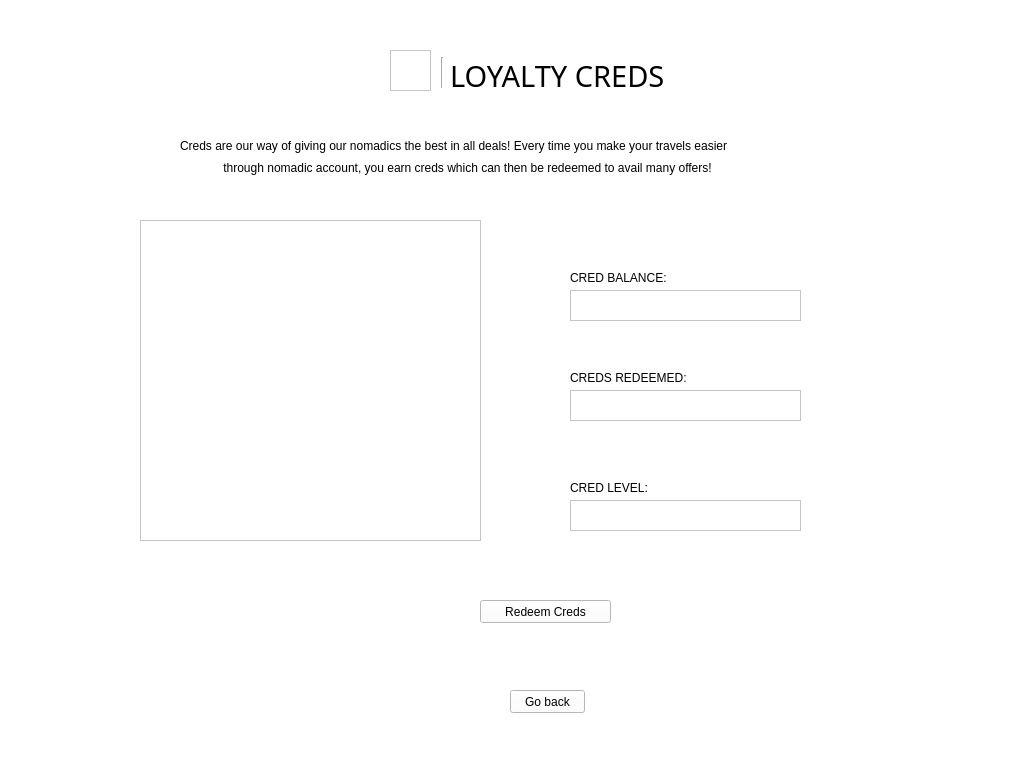
<?xml version="1.0" encoding="UTF-8"?>
<ui version="4.0">
 <class>loyalcred</class>
 <widget class="QMainWindow" name="loyalcred">
  <property name="geometry">
   <rect>
    <x>0</x>
    <y>0</y>
    <width>1024</width>
    <height>768</height>
   </rect>
  </property>
  <property name="windowTitle">
   <string>MainWindow</string>
  </property>
  <property name="styleSheet">
   <string notr="true">background-color: rgb(255, 255, 255);</string>
  </property>
  <widget class="QWidget" name="centralwidget">
   <widget class="QLabel" name="label">
    <property name="geometry">
     <rect>
      <x>450</x>
      <y>55</y>
      <width>231</width>
      <height>41</height>
     </rect>
    </property>
    <property name="font">
     <font>
      <family>DM Sans</family>
      <pointsize>22</pointsize>
     </font>
    </property>
    <property name="text">
     <string>LOYALTY CREDS</string>
    </property>
   </widget>
   <widget class="Line" name="line">
    <property name="geometry">
     <rect>
      <x>434</x>
      <y>57</y>
      <width>16</width>
      <height>31</height>
     </rect>
    </property>
    <property name="orientation">
     <enum>Qt::Vertical</enum>
    </property>
   </widget>
   <widget class="QGraphicsView" name="graphicsView_5">
    <property name="geometry">
     <rect>
      <x>390</x>
      <y>50</y>
      <width>41</width>
      <height>41</height>
     </rect>
    </property>
    <property name="styleSheet">
     <string notr="true">border-image: url(:/newPrefix/creds.png);</string>
    </property>
   </widget>
   <widget class="QPushButton" name="pushButton">
    <property name="geometry">
     <rect>
      <x>480</x>
      <y>600</y>
      <width>131</width>
      <height>23</height>
     </rect>
    </property>
    <property name="styleSheet">
     <string notr="true">font: 57 11pt &quot;DM Sans&quot;;</string>
    </property>
    <property name="text">
     <string>Redeem Creds</string>
    </property>
   </widget>
   <widget class="QGraphicsView" name="graphicsView">
    <property name="geometry">
     <rect>
      <x>140</x>
      <y>220</y>
      <width>341</width>
      <height>321</height>
     </rect>
    </property>
    <property name="styleSheet">
     <string notr="true">border-image: url(:/newPrefix/cred1.png);</string>
    </property>
   </widget>
   <widget class="QLabel" name="label_2">
    <property name="geometry">
     <rect>
      <x>570</x>
      <y>270</y>
      <width>161</width>
      <height>16</height>
     </rect>
    </property>
    <property name="styleSheet">
     <string notr="true">font: 57 14pt &quot;DM Sans&quot;;</string>
    </property>
    <property name="text">
     <string>CRED BALANCE:</string>
    </property>
   </widget>
   <widget class="QPlainTextEdit" name="plainTextEdit">
    <property name="geometry">
     <rect>
      <x>570</x>
      <y>290</y>
      <width>231</width>
      <height>31</height>
     </rect>
    </property>
   </widget>
   <widget class="QPlainTextEdit" name="plainTextEdit_2">
    <property name="geometry">
     <rect>
      <x>570</x>
      <y>390</y>
      <width>231</width>
      <height>31</height>
     </rect>
    </property>
   </widget>
   <widget class="QLabel" name="label_3">
    <property name="geometry">
     <rect>
      <x>570</x>
      <y>370</y>
      <width>181</width>
      <height>16</height>
     </rect>
    </property>
    <property name="styleSheet">
     <string notr="true">font: 57 14pt &quot;DM Sans&quot;;</string>
    </property>
    <property name="text">
     <string>CREDS REDEEMED: </string>
    </property>
   </widget>
   <widget class="QLabel" name="label_4">
    <property name="geometry">
     <rect>
      <x>570</x>
      <y>480</y>
      <width>181</width>
      <height>16</height>
     </rect>
    </property>
    <property name="styleSheet">
     <string notr="true">font: 57 14pt &quot;DM Sans&quot;;</string>
    </property>
    <property name="text">
     <string>CRED LEVEL:</string>
    </property>
   </widget>
   <widget class="QPlainTextEdit" name="plainTextEdit_3">
    <property name="geometry">
     <rect>
      <x>570</x>
      <y>500</y>
      <width>231</width>
      <height>31</height>
     </rect>
    </property>
   </widget>
   <widget class="QLabel" name="label_5">
    <property name="geometry">
     <rect>
      <x>180</x>
      <y>130</y>
      <width>721</width>
      <height>31</height>
     </rect>
    </property>
    <property name="styleSheet">
     <string notr="true">font: 57 11pt &quot;DM Sans&quot;;</string>
    </property>
    <property name="text">
     <string>Creds are our way of giving our nomadics the best in all deals! Every time you make your travels easier</string>
    </property>
   </widget>
   <widget class="QLabel" name="label_6">
    <property name="geometry">
     <rect>
      <x>220</x>
      <y>160</y>
      <width>661</width>
      <height>16</height>
     </rect>
    </property>
    <property name="styleSheet">
     <string notr="true">font: 57 11pt &quot;DM Sans&quot;;</string>
    </property>
    <property name="text">
     <string> through nomadic account, you earn creds which can then be redeemed to avail many offers!</string>
    </property>
   </widget>
   <widget class="QPushButton" name="accGoback">
    <property name="geometry">
     <rect>
      <x>510</x>
      <y>690</y>
      <width>75</width>
      <height>23</height>
     </rect>
    </property>
    <property name="styleSheet">
     <string notr="true">font: 10pt &quot;DM Sans&quot;;</string>
    </property>
    <property name="text">
     <string>Go back</string>
    </property>
   </widget>
  </widget>
 </widget>
 <resources>
  <include location="source02.qrc"/>
 </resources>
 <connections/>
</ui>
